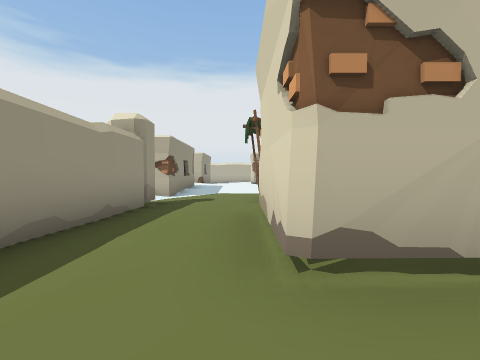
[1] (above)

23 first-person views from a walk through a Unity game level. The camera is 1.2 m above the floor, tilts 2° down and sees 90° across. The floor is counted in squares, 2 m on a side. Each view is taken from the middle of a square. On the plan, view 1 faces up. The plan holds only what a view shows up to about 9 squares ahead; the rest is blank. The place goes on beyond the plan. Some surface patterns are stand-ins.

[2]
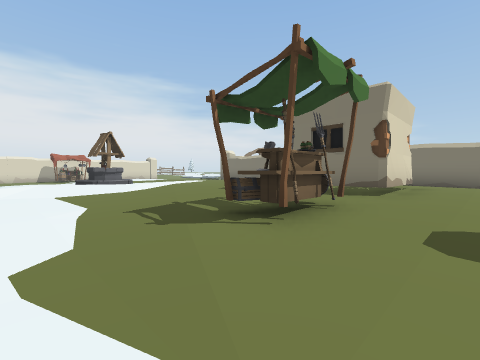

[3]
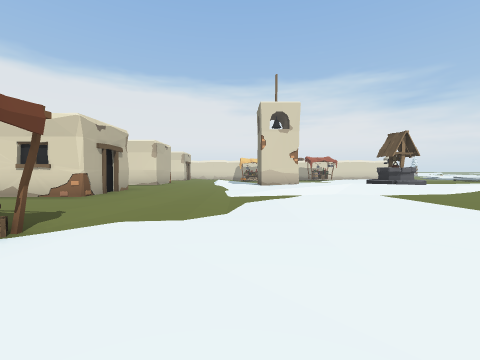

[4]
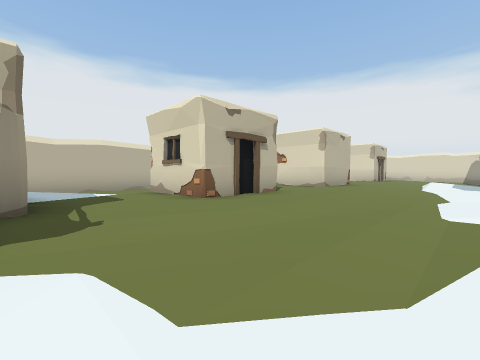

[5]
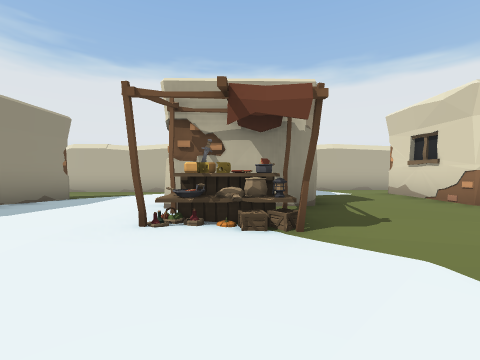

[6]
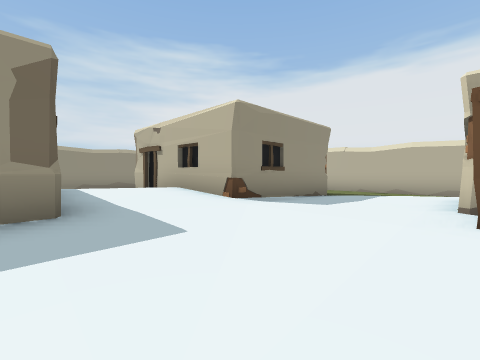

[7]
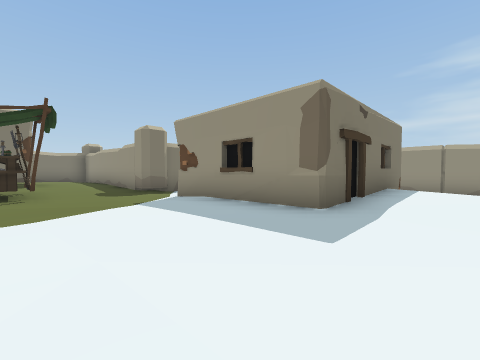

[8]
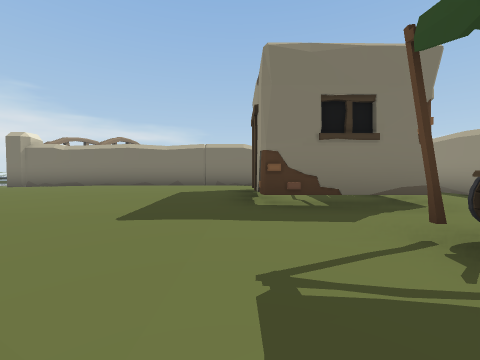

[9]
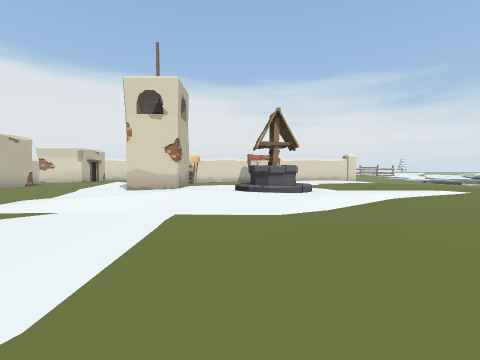

[10]
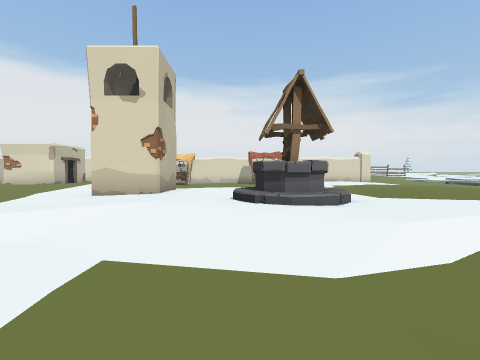

[11]
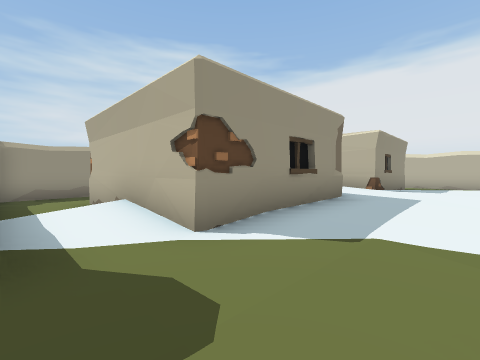

[12]
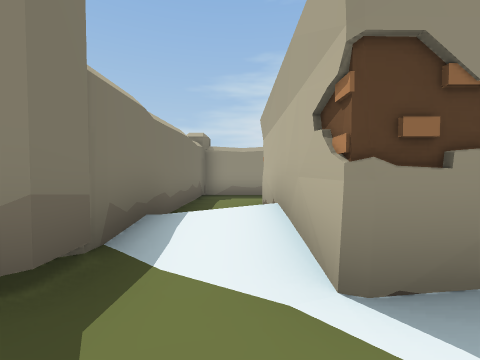

[13]
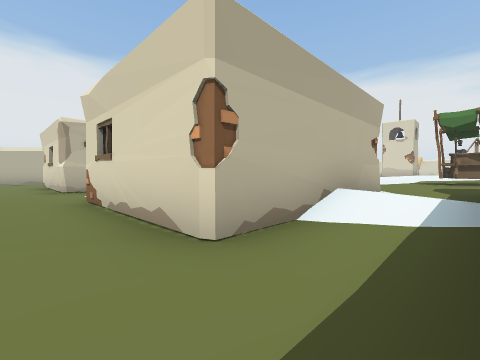

[14]
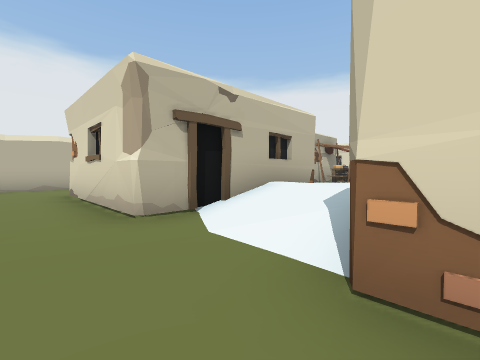

[15]
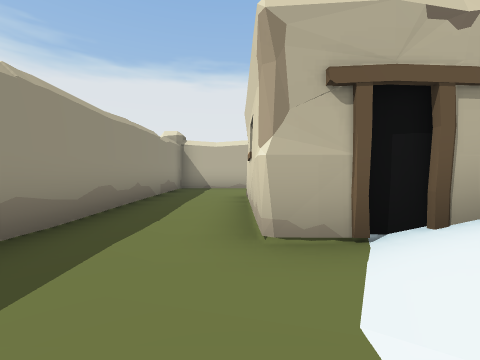

[16]
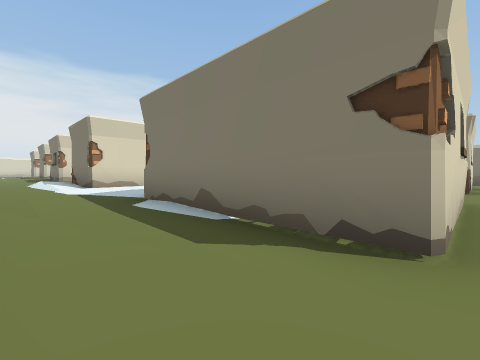

[17]
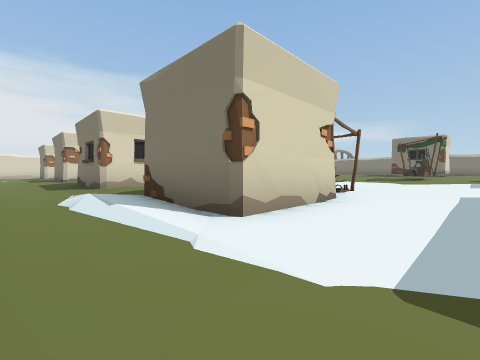

[18]
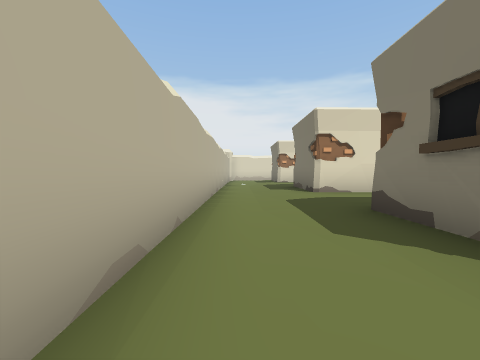

[19]
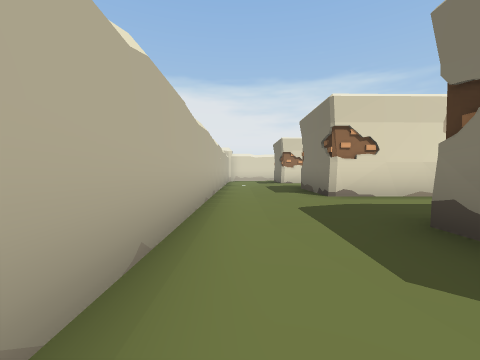

[20]
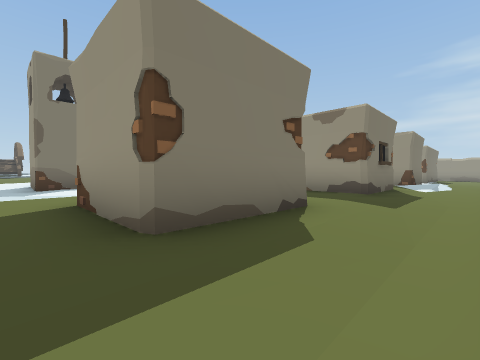

[21]
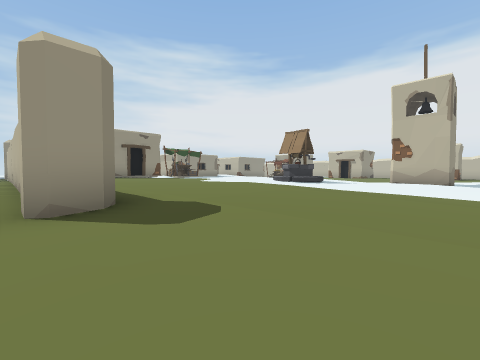

[22]
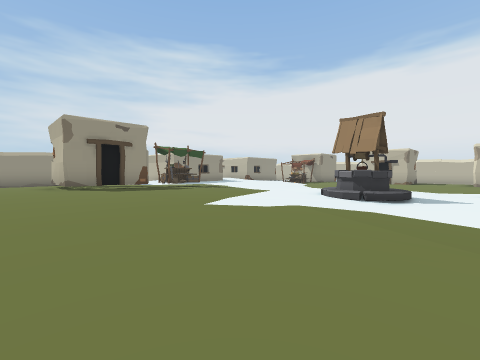

[23]
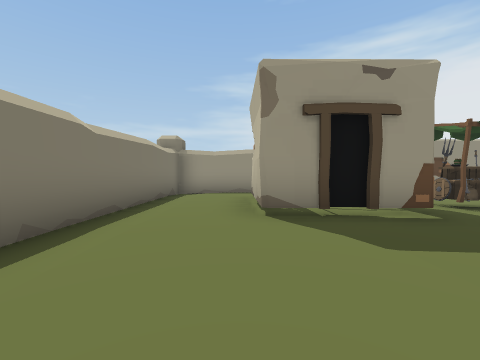

### Floor plan
Key: @ floor where view 1 was taken; # wall or solid block; . main floor; : floor 0.25 m higher than the main floor; - floor 0.25 m lower than the main floor; _ floor 0.5 m lower than the main floor; / step, stairs or slope; S stall; W well; O other object.
Columns run from 9 left of view 1 to 14 right of it. Each row starts with its distance up from view 1.
 21 ###########  ###########
 20 #________---------------
 19 #______---////----------
 18 #__####---###-.###..O##.
 17 #__#  #---###..O##..###.
 16 #__#  #---O##..###..###.
 15 #__#  #.../S............
 14 #__####.../-------.....-
 13 #__//::....-----/------/
 12 #__/:::....---___/------
 11 #__####....------///-##-
 10  __#  #...-------//..##-
  9  __#  #...-------/:....-
  8 #__####....-----//::....
  7 #___///-........//W....-
  6 #__--.-...S..././WW/...-
  5 ########..S:::::///....-
  4        #.::::::::::....-
  3        #:: #:::::::::...
  2        #:: #::::::::::..
  1        #::O:::::::::::..
  0        #:@::::::::::::..
 -1        #############.///
 -2              ::......-//

Positions as (right, up) in squares from view 1, and headings:
1: (0, 0), facing up
2: (-1, 9), facing down-right
3: (0, 12), facing right
4: (3, 12), facing up-right
5: (2, 12), facing up
6: (1, 11), facing up-left
7: (1, 13), facing down-left
8: (3, 7), facing down
9: (3, 7), facing right
10: (5, 7), facing right
11: (0, 6), facing up-left
12: (-1, 7), facing left
13: (-8, 6), facing up-right
14: (-8, 11), facing up-right
15: (-7, 12), facing up
16: (-7, 20), facing down-right
17: (-1, 20), facing down-right
18: (5, 20), facing right
19: (6, 20), facing right
20: (14, 20), facing down-left
21: (14, -2), facing up-left
22: (11, 0), facing up-left
23: (6, 1), facing left
